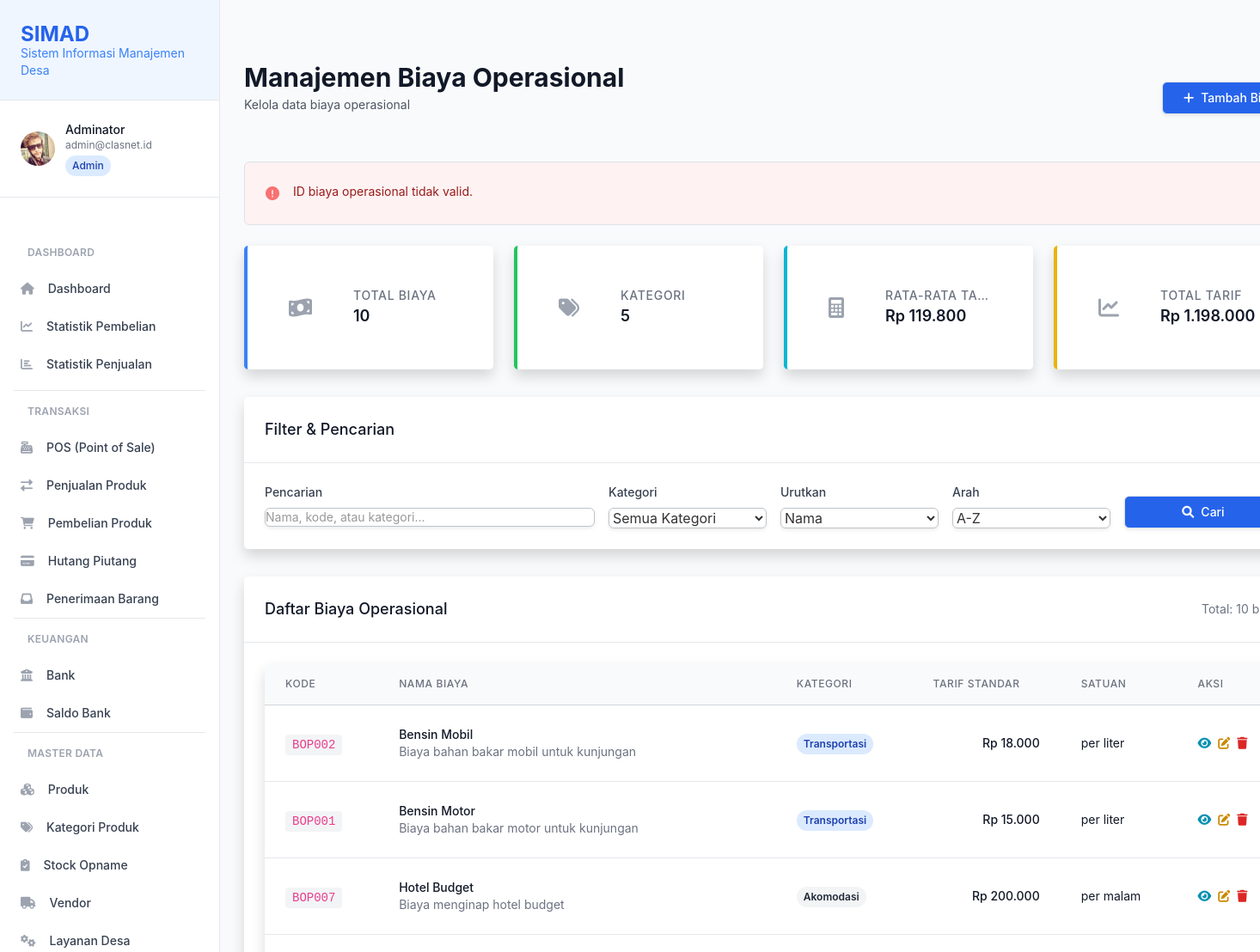
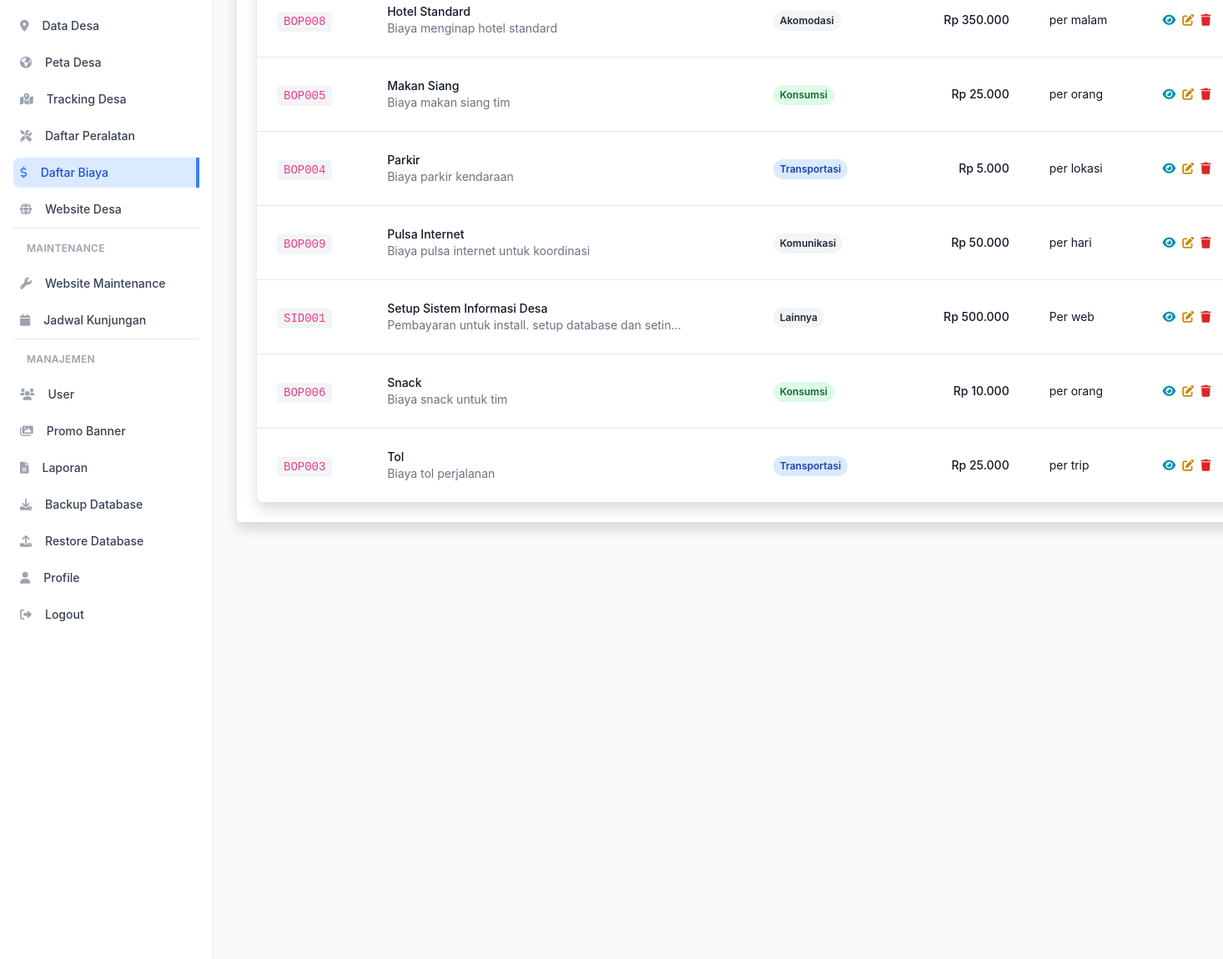
The page /biaya.php?error=invalid_id (signed in) on the database its author committed (2 pictures, top to bottom).
### tables this page shows
CREATE TABLE `users` (
  `id` int(11) NOT NULL,
  `username` varchar(50) NOT NULL,
  `email` varchar(100) NOT NULL,
  `password` varchar(255) NOT NULL,
  `nama_lengkap` varchar(100) NOT NULL,
  `role` enum('admin','akunting','supervisor','teknisi','programmer','sales','finance') NOT NULL,
  `no_hp` varchar(20) DEFAULT NULL,
  `foto_profil` varchar(255) DEFAULT NULL,
  `status` enum('aktif','nonaktif') DEFAULT 'aktif',
  `created_at` timestamp NOT NULL DEFAULT current_timestamp(),
  `updated_at` timestamp NOT NULL DEFAULT current_timestamp() ON UPDATE current_timestamp(),
  `last_login` timestamp NULL DEFAULT NULL
);

CREATE TABLE `biaya_operasional` (
  `id` int(11) NOT NULL,
  `kode_biaya` varchar(20) NOT NULL,
  `nama_biaya` varchar(100) NOT NULL,
  `kategori` enum('transportasi','akomodasi','konsumsi','komunikasi','peralatan','administrasi','lainnya') DEFAULT NULL,
  `deskripsi` text DEFAULT NULL,
  `tarif_standar` decimal(15,2) NOT NULL,
  `satuan` varchar(20) NOT NULL COMMENT 'per km, per hari, per orang, dll',
  `status` enum('aktif','nonaktif') DEFAULT 'aktif',
  `created_at` timestamp NOT NULL DEFAULT current_timestamp(),
  `updated_at` timestamp NOT NULL DEFAULT current_timestamp() ON UPDATE current_timestamp()
);

### biaya.php (the view, shortened to what the rows shown need)
<?php
require_once 'config/database.php';
require_once 'config/auth.php';
$db = getDatabase();
function formatRupiah($angka) {
    return 'Rp ' . number_format($angka, 0, ',', '.');
}
$sort = $_GET['sort'] ?? 'nama_biaya';
$order = $_GET['order'] ?? 'ASC';
$page = max(1, intval($_GET['page'] ?? 1));
$limit = 20;
$offset = ($page - 1) * $limit;
$where_conditions = [];
$params = [];
$where_clause = !empty($where_conditions) ? 'WHERE ' . implode(' AND ', $where_conditions) : '';
$sort_mapping = [
    'nama_biaya' => 'nama_biaya',
    'kode_biaya' => 'kode_biaya',
    'kategori' => 'kategori',
    'tarif_standar' => 'tarif_standar',
    'satuan' => 'satuan',
    'created_at' => 'created_at'
];
$sort_column = $sort_mapping[$sort];
$order = strtoupper($order) === 'DESC' ? 'DESC' : 'ASC';
$query = "SELECT * FROM biaya_operasional {$where_clause} ORDER BY {$sort_column} {$order} LIMIT {$limit} OFFSET {$offset}";
$biaya_list = $db->select($query, $params);
require_once 'layouts/header.php';
?>
<div class="min-h-screen bg-gray-50 py-8">
    <div class="max-w-7xl ml-0 px-4 sm:px-6 lg:px-8 py-8">
        <div class="flex flex-col sm:flex-row sm:items-center sm:justify-between mb-8">
            <div class="mb-4 sm:mb-0">
                <h1 class="text-3xl font-bold text-gray-900">Manajemen Biaya Operasional</h1>
            </div>
        </div>
        <div class="bg-white shadow rounded-lg mb-8">
            <div class="p-6">
                <?php if (empty($biaya_list)): ?>
                <div class="text-center py-12">
                    <i class="fas fa-money-bill-wave text-6xl text-gray-300 mb-4"></i>
                    <p class="text-gray-500 text-lg mb-4">Tidak ada data biaya operasional yang ditemukan.</p>
                    <?php if (AuthStatic::hasRole(['admin', 'akunting'])): ?>
                    <a href="biaya-add.php" class="inline-flex items-center px-4 py-2 border border-transparent text-sm font-medium rounded-md shadow-sm text-white bg-blue-600 hover:bg-blue-700 focus:outline-none focus:ring-2 focus:ring-offset-2 focus:ring-blue-500">
                        <i class="fas fa-plus mr-2"></i>Tambah Biaya Pertama
                    </a>
                    <?php endif; ?>
                </div>
                <?php else: ?>
                <div class="overflow-hidden shadow ring-1 ring-black ring-opacity-5 md:rounded-lg">
                    <table class="min-w-full divide-y divide-gray-300">
                        <thead class="bg-gray-50">
                            <tr>
                                <th scope="col" class="px-6 py-3 text-left text-xs font-medium text-gray-500 uppercase tracking-wider">Kode</th>
                                <th scope="col" class="px-6 py-3 text-left text-xs font-medium text-gray-500 uppercase tracking-wider">Nama Biaya</th>
                                <th scope="col" class="px-6 py-3 text-left text-xs font-medium text-gray-500 uppercase tracking-wider">Kategori</th>
                                <th scope="col" class="px-6 py-3 text-left text-xs font-medium text-gray-500 uppercase tracking-wider">Tarif Standar</th>
                                <th scope="col" class="px-6 py-3 text-left text-xs font-medium text-gray-500 uppercase tracking-wider">Satuan</th>
                                <th scope="col" class="px-6 py-3 text-left text-xs font-medium text-gray-500 uppercase tracking-wider">Aksi</th>
                            </tr>
                        </thead>
                        <tbody class="bg-white divide-y divide-gray-200">
                            <?php foreach ($biaya_list as $biaya): ?>
                            <tr class="hover:bg-gray-50">
                                <td class="px-6 py-4 whitespace-nowrap">
                                    <code class="text-sm bg-gray-100 px-2 py-1 rounded"><?php echo htmlspecialchars($biaya['kode_biaya']); ?></code>
                                </td>
                                <td class="px-6 py-4">
                                    <div class="text-sm font-medium text-gray-900"><?php echo htmlspecialchars($biaya['nama_biaya']); ?></div>
                                    <?php if (!empty($biaya['deskripsi'])): ?>
                                    <div class="text-sm text-gray-500"><?php echo htmlspecialchars(substr($biaya['deskripsi'], 0, 50)) . (strlen($biaya['deskripsi']) > 50 ? '...' : ''); ?></div>
                                    <?php endif; ?>
                                </td>
                                <td class="px-6 py-4 whitespace-nowrap">
                                    <?php
                                    $kategori_colors = [
                                        'transportasi' => 'bg-blue-100 text-blue-800',
                                        'konsumsi' => 'bg-green-100 text-green-800',
                                        'peralatan' => 'bg-cyan-100 text-cyan-800',
                                        'administrasi' => 'bg-yellow-100 text-yellow-800',
                                        'lainnya' => 'bg-gray-100 text-gray-800'
                                    ];
                                    $color_class = $kategori_colors[$biaya['kategori']] ?? 'bg-gray-100 text-gray-800';
                                    ?>
                                    <span class="inline-flex px-2 py-1 text-xs font-semibold rounded-full <?php echo $color_class; ?>">
                                        <?php echo ucfirst($biaya['kategori']); ?>
                                    </span>
                                </td>
                                <td class="px-6 py-4 whitespace-nowrap text-right">
                                    <div class="text-sm font-medium text-gray-900"><?php echo formatRupiah($biaya['tarif_standar']); ?></div>
                                </td>
                                <td class="px-6 py-4 whitespace-nowrap text-sm text-gray-900"><?php echo htmlspecialchars($biaya['satuan']); ?></td>
                                <td class="px-6 py-4 whitespace-nowrap text-sm font-medium">
                                    <div class="flex space-x-2">
                                        <a href="biaya-view.php?id=<?php echo $biaya['id']; ?>"
                                           class="text-cyan-600 hover:text-cyan-900" title="Lihat Detail">
                                            <i class="fas fa-eye"></i>
                                        </a>
                                        <?php if (AuthStatic::hasRole(['admin', 'akunting'])): ?>
                                        <a href="biaya-edit.php?id=<?php echo $biaya['id']; ?>"
                                           class="text-yellow-600 hover:text-yellow-900" title="Edit">
                                            <i class="fas fa-edit"></i>
                                        </a>
                                        <?php endif; ?>
                                        <?php if (AuthStatic::hasRole(['admin'])): ?>
                                        <button type="button" class="text-red-600 hover:text-red-900"
                                                onclick="confirmDelete(<?php echo $biaya['id']; ?>, '<?php echo htmlspecialchars($biaya['nama_biaya']); ?>')"
                                                title="Hapus">
                                            <i class="fas fa-trash"></i>
                                        </button>
                                        <?php endif; ?>
                                    </div>
                                </td>
                            </tr>
                            <?php endforeach; ?>
                        </tbody>
                </table>
            </div>
            <?php endif; ?>
        </div>
    </div>
</div>
<?php require_once 'layouts/footer.php'; ?>

### layouts/header.php (shortened to what the rows shown need)
<?php
if (class_exists('AuthStatic') && AuthStatic::isLoggedIn()) {
    $user = AuthStatic::getCurrentUser();
}
?>
<!DOCTYPE html>
<html lang="id" class="h-full bg-gray-50">
<head>
    <link href="https://cdn.jsdelivr.net/npm/bootstrap@4.6.2/dist/css/bootstrap.min.css" rel="stylesheet">
    <script src="https://cdn.tailwindcss.com"></script>
    <link href="https://cdnjs.cloudflare.com/ajax/libs/font-awesome/6.0.0/css/all.min.css" rel="stylesheet">
    <link href="css/pwa-mobile.css?v=<?php echo time(); ?>" rel="stylesheet">
    <link href="https://cdn.jsdelivr.net/npm/select2@4.1.0-rc.0/dist/css/select2.min.css" rel="stylesheet" />
</head>
<body class="h-full bg-gray-50">
    <aside id="sidebar" class="fixed top-0 left-0 z-20 flex flex-col flex-shrink-0 hidden w-64 h-full font-normal duration-75 lg:flex transition-width" aria-label="Sidebar">
        <div class="relative flex-1 flex flex-col min-h-0 border-r border-gray-200 bg-white">
            <div class="px-4 py-4 border-b border-gray-200 bg-white">
                <div class="flex items-center space-x-3">
                    <div class="flex-1 min-w-0">
                        <p class="text-sm font-medium text-gray-900 truncate">
                            <?php echo htmlspecialchars($user['nama_lengkap'] ?? 'User'); ?>
                        </p>
                        <p class="text-xs text-gray-500 truncate">
                            <?php echo htmlspecialchars($user['email'] ?? ''); ?>
                        </p>
                        <span class="inline-flex items-center px-2 py-1 rounded-full text-xs font-medium bg-blue-100 text-blue-800 mt-1">
                            <?php echo ucfirst($user['role'] ?? 'user'); ?>
                        </span>
                    </div>
                </div>
            </div>
        </div>
    </aside>
    <div id="main-content" class="h-full w-full bg-gray-50 relative lg:ml-64 overflow-x-hidden">
        <main class="pt-2 px-1 sm:px-2 max-w-full">

### rows shown on the page
users: nama_lengkap "Adminator", email "admin@clasnet.id", role "Admin"
biaya_operasional: kode_biaya "BOP002", nama_biaya "Bensin Mobil", deskripsi "Biaya bahan bakar mobil untuk kunjungan", kategori "Transportasi", tarif_standar "Rp 18.000", satuan "per liter"
biaya_operasional: kode_biaya "BOP001", nama_biaya "Bensin Motor", deskripsi "Biaya bahan bakar motor untuk kunjungan", kategori "Transportasi", tarif_standar "Rp 15.000", satuan "per liter"
biaya_operasional: kode_biaya "BOP007", nama_biaya "Hotel Budget", deskripsi "Biaya menginap hotel budget", kategori "Akomodasi", tarif_standar "Rp 200.000", satuan "per malam"
biaya_operasional: kode_biaya "BOP008", nama_biaya "Hotel Standard", deskripsi "Biaya menginap hotel standard", kategori "Akomodasi", tarif_standar "Rp 350.000", satuan "per malam"
biaya_operasional: kode_biaya "BOP005", nama_biaya "Makan Siang", deskripsi "Biaya makan siang tim", kategori "Konsumsi", tarif_standar "Rp 25.000", satuan "per orang"
biaya_operasional: kode_biaya "BOP004", nama_biaya "Parkir", deskripsi "Biaya parkir kendaraan", kategori "Transportasi", tarif_standar "Rp 5.000", satuan "per lokasi"
biaya_operasional: kode_biaya "BOP009", nama_biaya "Pulsa Internet", deskripsi "Biaya pulsa internet untuk koordinasi", kategori "Komunikasi", tarif_standar "Rp 50.000", satuan "per hari"
biaya_operasional: kode_biaya "SID001", nama_biaya "Setup Sistem Informasi Desa", deskripsi "Pembayaran untuk install. setup database dan setin", kategori "Lainnya", tarif_standar "Rp 500.000", satuan "Per web"
biaya_operasional: kode_biaya "BOP006", nama_biaya "Snack", deskripsi "Biaya snack untuk tim", kategori "Konsumsi", tarif_standar "Rp 10.000", satuan "per orang"
biaya_operasional: kode_biaya "BOP003", nama_biaya "Tol", deskripsi "Biaya tol perjalanan", kategori "Transportasi", tarif_standar "Rp 25.000", satuan "per trip"

### other values the page prints
$error_messages[$error] "ID biaya operasional tidak valid."
$stats['total_biaya'] "10"
$stats['total_kategori'] "5"
formatRupiah($stats['rata_rata_tarif']) "Rp 119.800"
formatRupiah($stats['total_tarif']) "Rp 1.198.000"
$total_records "10"
